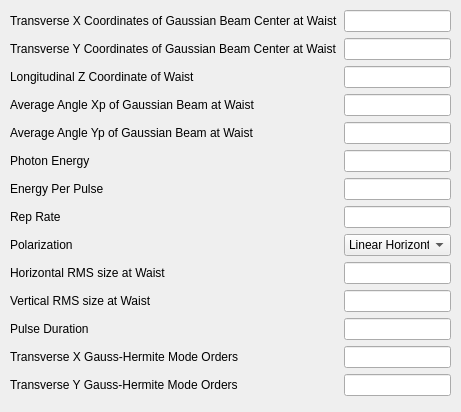
<?xml version="1.0" encoding="UTF-8"?>
<ui version="4.0">
 <class>Form</class>
 <widget class="QWidget" name="Form">
  <property name="geometry">
   <rect>
    <x>0</x>
    <y>0</y>
    <width>461</width>
    <height>412</height>
   </rect>
  </property>
  <property name="windowTitle">
   <string>Form</string>
  </property>
  <widget class="QWidget" name="formLayoutWidget">
   <property name="geometry">
    <rect>
     <x>10</x>
     <y>10</y>
     <width>441</width>
     <height>391</height>
    </rect>
   </property>
   <layout class="QFormLayout" name="formLayout">
    <item row="0" column="0">
     <widget class="QLabel" name="label">
      <property name="text">
       <string>Transverse X Coordinates of Gaussian Beam Center at Waist</string>
      </property>
     </widget>
    </item>
    <item row="0" column="1">
     <widget class="QLineEdit" name="lineEdit"/>
    </item>
    <item row="1" column="0">
     <widget class="QLabel" name="label_2">
      <property name="text">
       <string>Transverse Y Coordinates of Gaussian Beam Center at Waist</string>
      </property>
     </widget>
    </item>
    <item row="1" column="1">
     <widget class="QLineEdit" name="lineEdit_2"/>
    </item>
    <item row="2" column="0">
     <widget class="QLabel" name="label_3">
      <property name="text">
       <string>Longitudinal Z Coordinate of Waist</string>
      </property>
     </widget>
    </item>
    <item row="2" column="1">
     <widget class="QLineEdit" name="lineEdit_3"/>
    </item>
    <item row="3" column="0">
     <widget class="QLabel" name="label_4">
      <property name="text">
       <string>Average Angle Xp of Gaussian Beam at Waist</string>
      </property>
     </widget>
    </item>
    <item row="3" column="1">
     <widget class="QLineEdit" name="lineEdit_4"/>
    </item>
    <item row="4" column="0">
     <widget class="QLabel" name="label_5">
      <property name="text">
       <string>Average Angle Yp of Gaussian Beam at Waist</string>
      </property>
     </widget>
    </item>
    <item row="4" column="1">
     <widget class="QLineEdit" name="lineEdit_5"/>
    </item>
    <item row="5" column="0">
     <widget class="QLabel" name="label_6">
      <property name="text">
       <string>Photon Energy</string>
      </property>
     </widget>
    </item>
    <item row="5" column="1">
     <widget class="QLineEdit" name="lineEdit_6"/>
    </item>
    <item row="6" column="0">
     <widget class="QLabel" name="label_7">
      <property name="text">
       <string>Energy Per Pulse</string>
      </property>
     </widget>
    </item>
    <item row="6" column="1">
     <widget class="QLineEdit" name="lineEdit_7"/>
    </item>
    <item row="7" column="0">
     <widget class="QLabel" name="label_8">
      <property name="text">
       <string>Rep Rate</string>
      </property>
     </widget>
    </item>
    <item row="7" column="1">
     <widget class="QLineEdit" name="lineEdit_8"/>
    </item>
    <item row="8" column="0">
     <widget class="QLabel" name="label_9">
      <property name="text">
       <string>Polarization</string>
      </property>
     </widget>
    </item>
    <item row="8" column="1">
     <widget class="QComboBox" name="comboBox">
      <item>
       <property name="text">
        <string>Linear Horizontal</string>
       </property>
      </item>
      <item>
       <property name="text">
        <string>Linear Vertical</string>
       </property>
      </item>
      <item>
       <property name="text">
        <string>Linear 45 Degrees</string>
       </property>
      </item>
      <item>
       <property name="text">
        <string>Linear 135 Degrees</string>
       </property>
      </item>
      <item>
       <property name="text">
        <string>Circular Right</string>
       </property>
      </item>
      <item>
       <property name="text">
        <string>Circular</string>
       </property>
      </item>
      <item>
       <property name="text">
        <string>Total</string>
       </property>
      </item>
     </widget>
    </item>
    <item row="9" column="0">
     <widget class="QLabel" name="label_10">
      <property name="text">
       <string>Horizontal RMS size at Waist</string>
      </property>
     </widget>
    </item>
    <item row="9" column="1">
     <widget class="QLineEdit" name="lineEdit_9"/>
    </item>
    <item row="10" column="0">
     <widget class="QLabel" name="label_11">
      <property name="text">
       <string>Vertical RMS size at Waist</string>
      </property>
     </widget>
    </item>
    <item row="10" column="1">
     <widget class="QLineEdit" name="lineEdit_10"/>
    </item>
    <item row="11" column="0">
     <widget class="QLabel" name="label_12">
      <property name="text">
       <string>Pulse Duration</string>
      </property>
     </widget>
    </item>
    <item row="11" column="1">
     <widget class="QLineEdit" name="lineEdit_11"/>
    </item>
    <item row="12" column="0">
     <widget class="QLabel" name="label_13">
      <property name="text">
       <string>Transverse X Gauss-Hermite Mode Orders</string>
      </property>
     </widget>
    </item>
    <item row="12" column="1">
     <widget class="QLineEdit" name="lineEdit_12"/>
    </item>
    <item row="13" column="0">
     <widget class="QLabel" name="label_14">
      <property name="text">
       <string>Transverse Y Gauss-Hermite Mode Orders</string>
      </property>
     </widget>
    </item>
    <item row="13" column="1">
     <widget class="QLineEdit" name="lineEdit_13"/>
    </item>
   </layout>
  </widget>
 </widget>
 <resources/>
 <connections/>
</ui>
